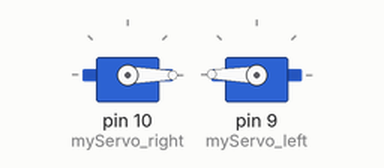
This sketch was run on a simulated Arduino Uno, built with avr-gcc and run on an emulated ATmega328P. Shown: 2 × servo. What the sketch prints to the serial monitor is not drawn.

Above: at 0.15 s.
At 4.1 s:
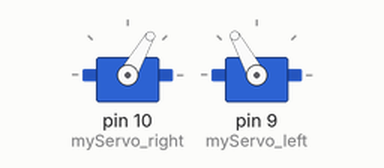
Timing chart, 0 to 5.3 s (numbered marks = the images above):
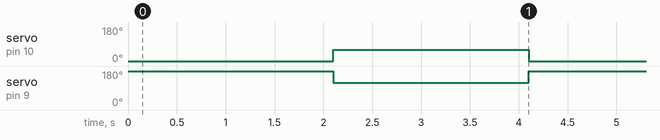

Measured:
- by itself, servo on pin 10 (myServo_right): alternates 60° for 2.0 s and 0° for 2.0 s
- by itself, servo on pin 9 (myServo_left): alternates 179° for 2.0 s and 119° for 2.0 s

The sketch:

servo_test_-_on_chassis.ino
```cpp
#include <Servo.h>

/* Test for Servos
On the Motor Shield, "Servo 1" input corresponds to pin D10 - right servo and "Servo 2" corresponds to pin D9 - left servo
*/

Servo myServo_right;
Servo myServo_left;
int start_angle = 0;
int close_angle = 60;
int angle_1, angle_2;

void setup() {
  Serial.begin(9600);
  Serial.println("Servo Test Starting: Servos should sweep back and forth across their max range (270 degrees)");
  Serial.println("Note that the servo readings and arguments only range from 0 to 179");
  myServo_right.attach(10); // attach servo to pin D10
  myServo_left.attach(9);
  myServo_right.write(start_angle);
  myServo_left.write(179 - start_angle);
}
void loop() {
  myServo_right.write(start_angle);
  myServo_left.write(179 - start_angle);
  delay(2000);
  myServo_right.write(close_angle);
  myServo_left.write(179 - close_angle);
  delay(2000);
  }
```
